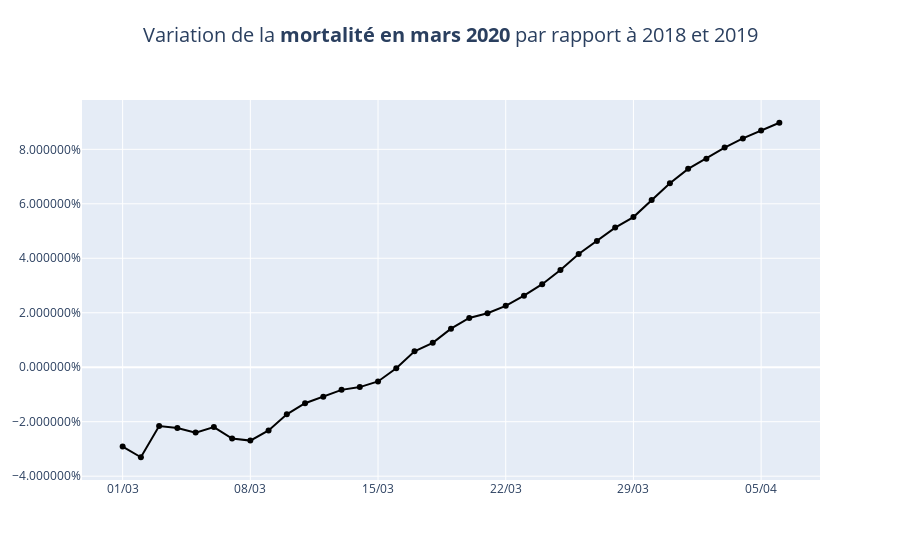

The notebook cell saved with this chart:
### Code cell
"""# Line chart évolution de la mortalité

import plotly.graph_objects as go
import plotly
fig = go.Figure()

fig.add_trace(go.Scatter(
    x = df_insee_france["jour"],
    y = df_insee_france["surmortalite20"],
    name = "Bilan autre hosp",
    marker_color='black',
    mode="lines+markers",
    opacity=1
))


# Here we modify the tickangle of the xaxis, resulting in rotated labels.
fig.update_layout(
    legend_orientation="v",
    barmode='relative',
    title={
                'text': "Variation de la <b>mortalité en mars 2020</b> par rapport à 2018 et 2019",
                'y':0.95,
                'x':0.5,
                'xanchor': 'center',
                'yanchor': 'top'},
                titlefont = dict(
                size=20),
    xaxis=dict(
        title='',
        tickformat='%d/%m'),
    yaxis_title="Surmortalité (%)",
    
    annotations = [
                dict(
                    x=0,
                    y=1.05,
                    xref='paper',
                    yref='paper',
                    text='Date : {}. Source : INSEE et CSSE. Auteur : @guillaumerozier (Twitter).'.format(datetime.strptime(dates[-1], '%Y-%m-%d').strftime('%d %B %Y')),                    showarrow = False
                )]
                 )

fig.update_layout(
    yaxis = go.layout.YAxis(
        tickformat = '%'
    ),
    annotations = [
                dict(
                    x=0.5,
                    y=1.05,
                    xref='paper',
                    yref='paper',
                    xanchor='center',
                    text='',
                    showarrow = False
                )]
                 )

name_fig = "insee_surmortalite"
fig.write_image("images/charts/france/{}.png".format(name_fig), scale=2, width=1200, height=800)
plotly.offline.plot(fig, filename = 'images/html_exports/france/{}.html'.format(name_fig), auto_open=False)
print("> " + name_fig)

fig.show()"""

### Figure 1 — Plotly figure (JSON) as saved in the notebook; plotly's stock layout.template omitted (floating-point values rounded to 4 significant figures)
{"data": [{"marker": {"color": "black"}, "mode": "lines+markers", "name": "Bilan autre hosp", "opacity": 1, "type": "scatter", "x": ["2020-03-01", "2020-03-02", "2020-03-03", "2020-03-04", "2020-03-05", "2020-03-06", "2020-03-07", "2020-03-08", "2020-03-09", "2020-03-10", "2020-03-11", "2020-03-12", "2020-03-13", "2020-03-14", "2020-03-15", "2020-03-16", "2020-03-17", "2020-03-18", "2020-03-19", "2020-03-20", "2020-03-21", "2020-03-22", "2020-03-23", "2020-03-24", "2020-03-25", "2020-03-26", "2020-03-27", "2020-03-28", "2020-03-29", "2020-03-30", "2020-03-31", "2020-04-01", "2020-04-02", "2020-04-03", "2020-04-04", "2020-04-05", "2020-04-06"], "y": [-0.02914, -0.03305, -0.02161, -0.02228, -0.02401, -0.02196, -0.02619, -0.02694, -0.0232, -0.01728, -0.01321, -0.0108, -0.008313, -0.007295, -0.005218, -0.0003848, 0.005821, 0.008954, 0.01416, 0.01809, 0.0198, 0.02254, 0.02626, 0.03048, 0.03573, 0.04155, 0.04633, 0.05127, 0.05513, 0.06143, 0.06758, 0.07282, 0.07658, 0.08063, 0.08401, 0.0869, 0.08976]}], "layout": {"annotations": [{"showarrow": false, "text": "", "x": 0.5, "xanchor": "center", "xref": "paper", "y": 1.05, "yref": "paper"}], "barmode": "relative", "legend": {"orientation": "v"}, "title": {"font": {"size": 20}, "text": "Variation de la <b>mortalité en mars 2020</b> par rapport à 2018 et 2019", "x": 0.5, "xanchor": "center", "y": 0.95, "yanchor": "top"}, "xaxis": {"tickformat": "%d/%m", "title": {"text": ""}}, "yaxis": {"tickformat": "%"}}}
